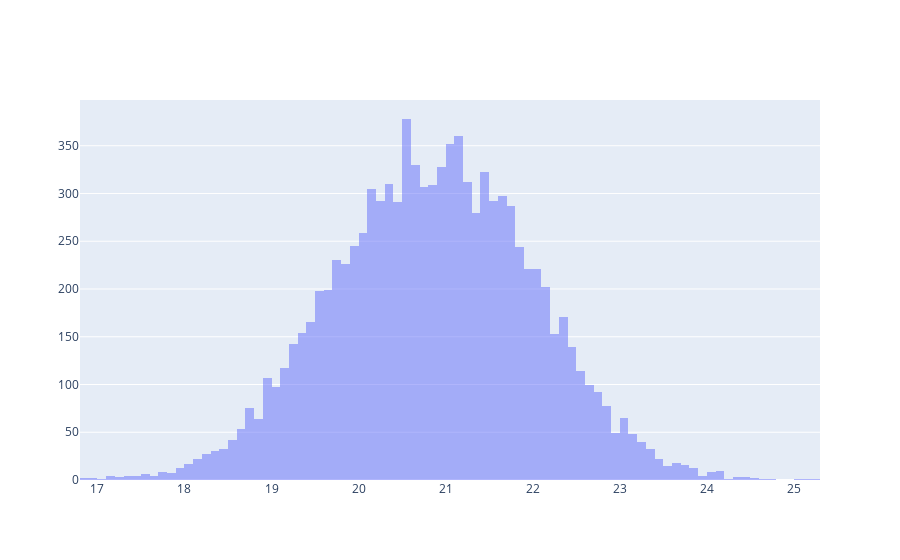

Here is the notebook cell this chart was saved with:
### Code cell
fig = go.Figure()
fig.add_trace(go.Histogram(x=sample_mean, name='sample_mean'))

# Overlay both histograms
fig.update_layout(barmode='overlay')
# Reduce opacity to see both histograms
fig.update_traces(opacity=0.5)
fig.show()

### Figure 1 — Plotly figure (JSON) as saved in the notebook; plotly's stock layout.template omitted (floating-point values rounded to 4 significant figures; data arrays with more than 128 entries replaced by an {"elided": "..."} marker saying what was removed)
{"data": [{"name": "sample_mean", "opacity": 0.5, "type": "histogram", "x": {"elided": "10000 float values"}}], "layout": {"barmode": "overlay"}}
